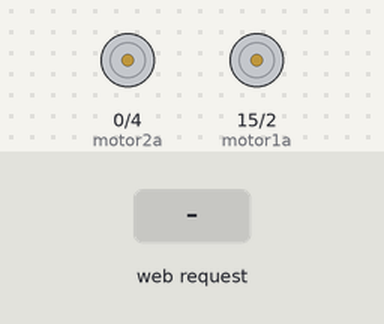
Bench run of a program on a simulated ESP32 board running MicroPython. Shown: motor-driver pin pairs drawn as motors (green arrow = first pin HIGH = forward, orange = second pin HIGH = backward, longer = more drive). The test bench sets the inputs (shaded band). What the program prints to the serial console is not drawn.

Above: at 2.8 s.
2.9 s: HTTP request GET /?forward=true received
At 3.5 s:
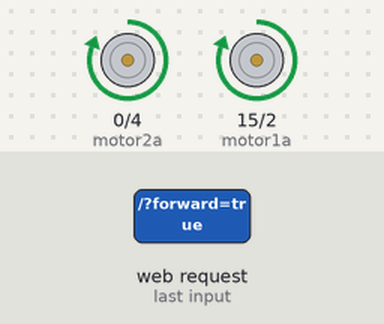
4.4 s: HTTP request GET /?rotateLeft=true received
At 4.7 s:
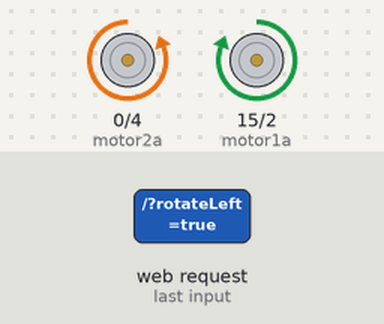
5.9 s: HTTP request GET /?rotateRight=true received
At 7.0 s:
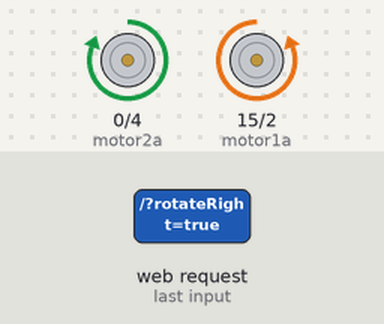
Timing chart, 0 to 8.9 s (numbered marks = the images above; inputs shaded):
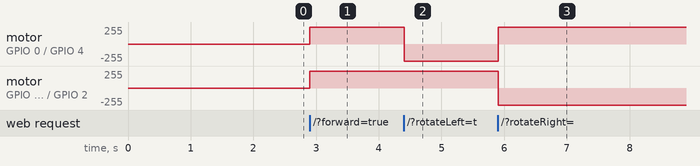

The program:

WebControlEsp32.py
```python
# Complete project details at https://RandomNerdTutorials.com
# 0.6A to run normally
import wifimgr
from time import sleep
import machine
# =====================================================================
int1 = 15 #Brown
int2 = 2  #Red
int3 = 0  #Orange
int4 = 4  #Yellow
# =====================================================================
motor1a = machine.Pin(int1,machine.Pin.OUT)
motor1b = machine.Pin(int2,machine.Pin.OUT)
motor2a = machine.Pin(int3,machine.Pin.OUT)
motor2b = machine.Pin(int4,machine.Pin.OUT)

# =====================================================================
def fwd():
    motor1a(1)
    motor1b(0)
    motor2a(1)
    motor2b(0)
def stop():
    motor1a(0)
    motor1b(0)
    motor2a(0)
    motor2b(0)
def back():
    motor1a(0)
    motor1b(1)
    motor2a(0)
    motor2b(1)
def rotationLeft():
    motor1a(1)
    motor1b(0)
    motor2a(0)
    motor2b(1)
def rotationRight():
    motor1a(0)
    motor1b(1)
    motor2a(1)
    motor2b(0)
def rest():
    stop()
    time.sleep(1)
# =====================================================================
try:
  import usocket as socket
except:
  import socket

wlan = wifimgr.get_connection()
if wlan is None:
    print("Could not initialize the network connection.")
    while True:
        pass  # you shall not pass :D

# Main Code goes here, wlan is a working network.WLAN(STA_IF) instance.
print("ESP OK")

def web_page():
    gpio_state="ON"

    html = """<html><head><title>ESP Web Server</title><meta name="viewport" content="width=device-width, initial-scale=1">
    <link rel="icon" href="data:,"><style>html {font-family: Helvetica;display: inline-block;margin: 0px auto;text-align: center;
    }h1 {color: #0F3376;padding: 2vh;}p{font-size: 1.5rem;}.button{display: inline-block;background-color: #e7bd3b;border: none;
    border-radius: 4px;color: white;padding: 16px 40px;text-decoration: none;font-size: 30px;margin: 2px;cursor: pointer;}
    .button2 {background-color: #4286f4;}</style></head><body><h1>ESP Web Server</h1><p>GPIO state:<strong>
    """ + gpio_state + """
    </strong></p>
    <p><a href="/?forward=true"><button class="button">Up</button></a></p>
    <p><a href="/?rotateLeft=true"><button class="button button2">Left</button></a><a href="/?rotateRight=true"><button class="button button2">Right</button></a></p>
    <p><a href="/?reverse=true"><button class="button button4">Back</button></a></p>
    </body></html>"""
    return html

try:
  s = socket.socket(socket.AF_INET, socket.SOCK_STREAM)
  s.setsockopt(socket.SOL_SOCKET, socket.SO_REUSEADDR, 1)
  s.bind(('', 80))
  s.listen(5)
except OSError as e:
  machine.reset()

while True:
  try:
    conn, addr = s.accept()
    conn.settimeout(3.0)
    print('Got a connection from %s' % str(addr))
    request = conn.recv(1024)
    conn.settimeout(None)
    request = str(request)
    print('Content = %s' % request)
    forward = request.find('/?forward=true')
    back = request.find('/?reverse=true')
    left = request.find('/?rotateLeft=true')
    right = request.find('/?rotateRight=true')

    if forward == 6:
        print('forward')
        fwd()
    if back == 6:
        print('back')
        back()
    if left == 6:
        print('left')
        rotationLeft()
    if right == 6:
        print('right')
        rotationRight()

    response = web_page()
    conn.send('HTTP/1.1 200 OK\n')
    conn.send('Content-Type: text/html\n')
    conn.send('Connection: close\n\n')
    conn.sendall(response)
    conn.close()
  except OSError as e:
    conn.close()
    print('Connection closed')
```

Measured:
- after the input at 2.9 s, motor on GPIO 0 (motor2a) / GPIO 4 (motor2b), motor on GPIO 15 (motor1a) / GPIO 2 (motor1b): stopped → forward 255/255 at once
- after the input at 4.4 s, motor on GPIO 0 (motor2a) / GPIO 4 (motor2b): forward 255/255 → backward 255/255 at once
- after the input at 5.9 s, motor on GPIO 0 (motor2a) / GPIO 4 (motor2b): backward 255/255 → forward 255/255 at once; motor on GPIO 15 (motor1a) / GPIO 2 (motor1b): forward 255/255 → backward 255/255 at once
